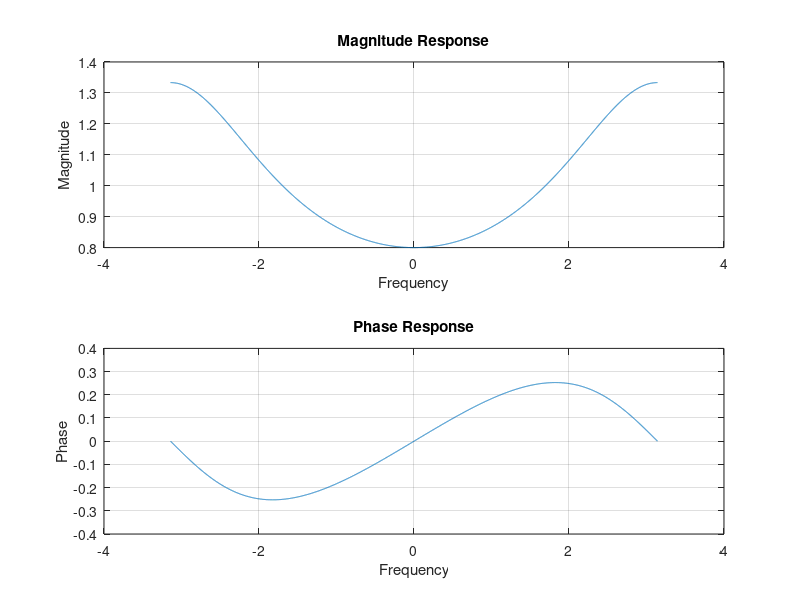

Recreate this plot in MATLAB.
% Practical 03 - Computation of DTFT
clc;
clear;
close;
w = -pi:0.001:pi;
x = 1;
deno = ones(1,length(w))+0.25*exp(-1j*w);
y = x./deno;
xmag = abs(y);
xphase = angle(y);
subplot(2,1,1);
plot(w,xmag);
title('Magnitude Response'); xlabel('Frequency'); ylabel('Magnitude'); grid on;
subplot(2,1,2);
plot(w,xphase);
title('Phase Response'); xlabel('Frequency'); ylabel('Phase'); grid on;
